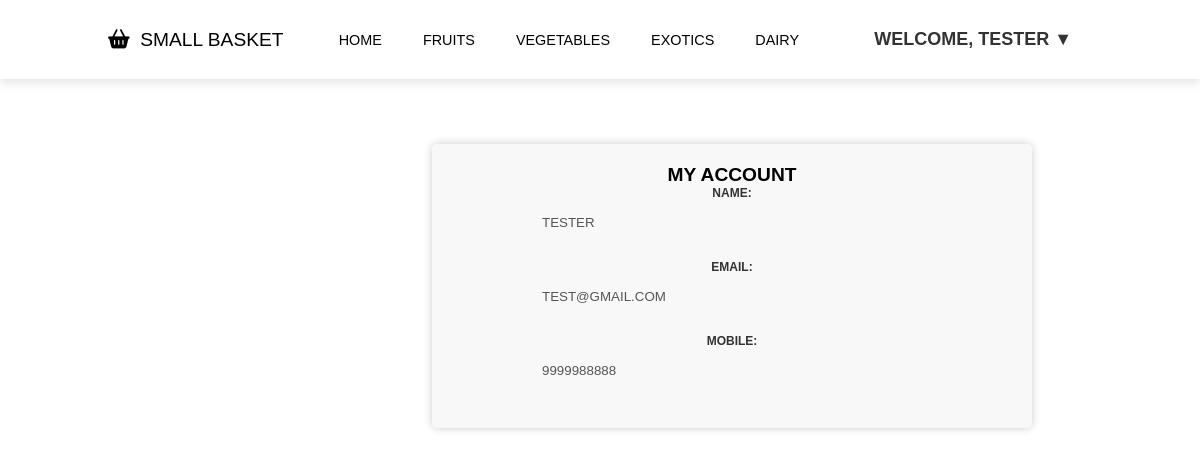
The page /account.php (signed in) on the database its author committed.
### tables this page shows
CREATE TABLE `users` (
  `id` int(6) UNSIGNED NOT NULL,
  `name` varchar(50) NOT NULL,
  `number` varchar(20) NOT NULL,
  `email` varchar(50) NOT NULL,
  `password` varchar(255) NOT NULL,
  `address` varchar(200) NOT NULL,
  `pincode` int(6) NOT NULL,
  `city` varchar(25) NOT NULL,
  `state` varchar(30) NOT NULL
);

### account.php (the view, shortened to what this page needs)
<?php
$servername = "localhost:3306";
$username = "root";
$password = "";
$dbname = "farmbasket";
$conn = mysqli_connect($servername, $username, $password, $dbname);
$name = $_SESSION['name'];
$sql = "SELECT * FROM users WHERE name = '$name'";
$result = mysqli_query($conn, $sql);
if (mysqli_num_rows($result) > 0) {
    $row = mysqli_fetch_assoc($result);
    $name = $row['name'];
    $email = $row['email'];
    $mobile = $row['number'];
} else {
    echo "Error: User not found";
    exit();
}
?>
<html>
<head>
    <link rel="stylesheet" href="css/style.css">
    <link rel="stylesheet" href="css/style2.css">
</head>
<body>
    <header>
        <a href="#" class="logo"><i class="fa-sharp fa-solid fa-basket-shopping"></i>&nbsp; SMALL BASKET</i></a>
        <nav class="navbar">
            <a href="index.php">Home</a>
            <a href="fruit.php">FRUITS</a>
            <a href="veggies.php">VEGETABLES</a>
            <a href="exotics.php">EXOTICS</a>
            <a href="dairy.php">DAIRY</a>
        </nav>
        <?php
        if (isset($_SESSION['name'])) {
            echo '<div class="dropdown">
            <button class="dropbtn">Welcome, ' . $_SESSION['name'] . ' ▼</button>
            <div class="dropdown-content">
                <a href="account.php">My Account</a>
                <a href="orders.php">My Orders</a>
                <a href="logout.php">Logout </a>
            </div>
          </div>';
        } else {
            echo '<div class="login">
                <a href="login.html"><i class="fa fa-user"></i></a>
          </div>';
        }
        ?>
    </header>
    <div class="update">
        <h1>My Account</h1>
        <form>
            <label>Name:</label>
            <input type="text" name="name" value="<?php echo $name; ?>" readonly><br>
            <label>Email:</label>
            <input type="email" name="email" value="<?php echo $email; ?>" readonly><br>
            <label>Mobile:</label>
            <input type="tel" name="mobile" value="<?php echo $mobile; ?>" readonly><br>
        </form>
    </div>
</body>

### css/style.css (style rules this page uses)
* { font-family:Arial, Helvetica, sans-serif; margin: 0; padding: 0; box-sizing: border-box; outline: none; border: none; text-decoration: none; text-transform: uppercase; transition: all .1s linear; }
html { font-size: 60%; scroll-padding-top: 6rem; scroll-behavior: smooth; }
header { position: fixed; top: 0; left: 0; right: 0; z-index: 1000; background: #fff; padding: 2rem 9%; display: flex; align-items: center; justify-content: space-between; box-shadow: 0 .5rem 1rem rgba(0, 0, 0, .1); }
header .logo { font-size: 2rem; color: #000; font-weight: 500; }
header .navbar a { font-size: 1.5rem; color: #000; margin: 0 2rem; }
label { display: block; margin-bottom: 5px; font-weight: bold; font-size: 12px; color: #333; }
.dropdown { position: relative; display: inline-block; }
.dropdown { position: relative; }
.dropbtn { display: inline-block; background-color: #fff; color: #333; padding: 10px 20px; border-radius: 5px; text-decoration: none; font-weight: bold; font-size: 18px; transition: background-color 0.3s ease; }

### css/style2.css (style rules this page uses)
.update { max-width: 600px; margin-top: 15rem; margin-left: 45rem; padding: 20px; background-color: #f8f8f8; border-radius: 5px; box-shadow: 0 0 10px rgba(0, 0, 0, 0.2); text-align: center; }
input { padding: 10px; border-radius: 5px; border: none; margin-bottom: 20px; width: 100%; max-width: 400px; }
input[readonly] { background-color: #f8f8f8; color: #555; cursor: default; }

### rows shown on the page
users: name "tester", email "test@gmail.com", mobile "9999988888"

### other values the page prints
$_SESSION['name'] "TESTER"
